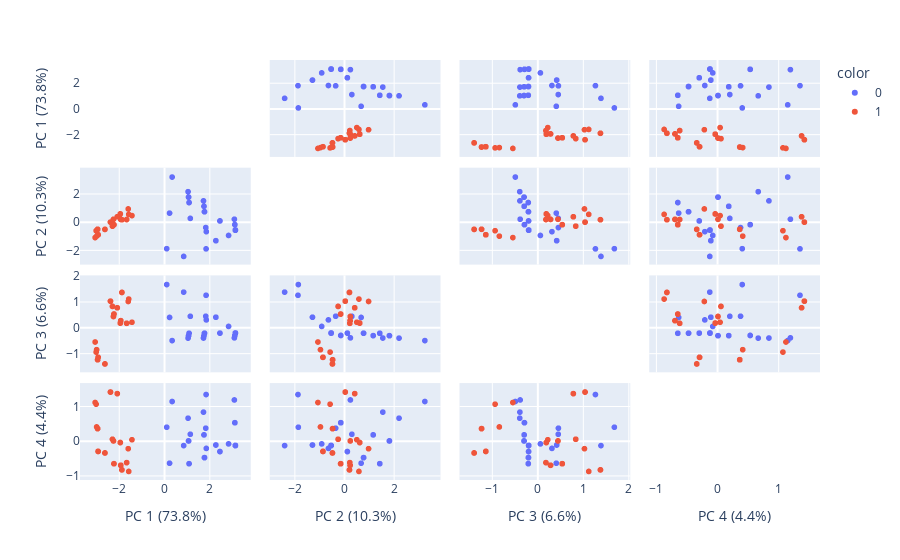

Notebook cell for this chart:
### Code cell
pca(full_data,birch(full_data, n_clusters=2).labels_)
